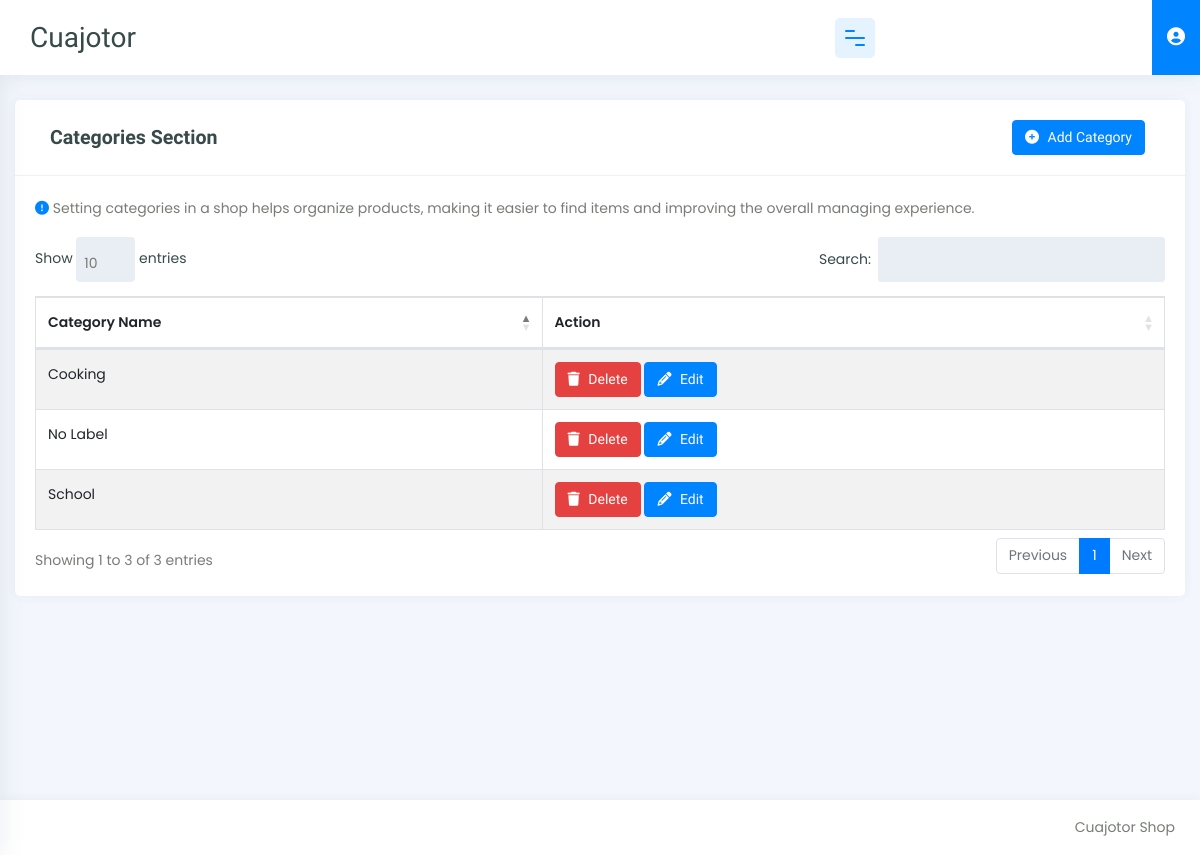
The page /category on the database its author committed.
### store/models.py (models this page shows)
class Category(models.Model):
    type = models.TextField()

### store/views.py (the view, shortened to what this page needs)
# urls.py: path('category', views.category, name='category'),
def category(request):
    categories = Category.objects.all().order_by('-id')
    context = {
        'categories': categories,
    }
    return render(request, 'category.html', context)

### store/templates/category.html (shortened to what this page needs)
{% load static %}
<!DOCTYPE html>
<html lang="en">
	<head>
		<link
			rel="stylesheet"
			href="{% static 'css/bootstrap.min.css' %}" />
		<link
			rel="stylesheet"
			href="{% static 'css/typography.css' %}" />
		<link
			rel="stylesheet"
			href="{% static 'css/style.css' %}" />
		<link
			rel="stylesheet"
			href="{% static 'css/responsive.css' %}" />
		<link
			rel="stylesheet"
			href="https://cdnjs.cloudflare.com/ajax/libs/font-awesome/6.5.2/css/all.min.css"
 />
		<link
			rel="stylesheet"
			href="https://cdn.datatables.net/1.10.21/css/dataTables.bootstrap4.min.css" />
	</head>
	<body>
		<div class="wrapper">
			{% include 'includes/sidebar.html' %}
			<div
				id="content-page"
				class="content-page">
				<div class="container-fluid">
					<div class="row">
						<div class="col-sm-12">
							<div class="iq-card">
								<div class="iq-card-header d-flex justify-content-between">
									<div class="iq-header-title col">
										<h4 class="card-title">Categories Section</h4>
									</div>
									<div class="iq-card-body">
										<button
											type="button"
											class="btn btn-primary"
											data-toggle="modal"
											data-target=".bd-example-modal-lg">
											<i
												class="fa fa-plus-circle"
												aria-hidden="true"></i>
											Add Category
										</button>
									</div>
								</div>
								<div class="iq-card-body">
									<p>
										<i
											class="fa fa-exclamation-circle text-primary"
											aria-hidden="true"></i>
										Setting categories in a shop helps organize products, making it easier to find items and improving
										the overall managing experience.
									</p>
									<div class="table-responsive">
										<table
											id="products"
											class="table table-striped table-bordered"
											style="width: 100%">
											<thead>
												<tr>
													<th>Category Name</th>
													<th>Action</th>
												</tr>
											</thead>
											<tbody>
												{% for list in categories %}
												<tr>
													<td>{{list.type}}</td>
													<td>
														<a
															href="{% url 'removeCategory' list.id %}"
															class="btn btn-danger text-white"
															onclick="return confirmDelete{{list.id}}()">
															<i
																class="fa fa-trash"
																aria-hidden="true"></i>
															Delete
														</a>
														<button
															type="button"
															data-toggle="modal"
															data-target=".modal{{list.id}}"
															class="btn btn-primary text-white">
															<i
																class="fa fa-pencil"
																aria-hidden="true"></i>
															Edit
														</button>
													</td>
												</tr>
												{% endfor %}
											</tbody>
										</table>
									</div>
								</div>
							</div>
						</div>
					</div>
				</div>
			</div>
		</div>
		{% include 'includes/footer.html' %}
	</body>
</html>

### store/static/css/typography.css (style rules this page uses)
body { font-family: 'Poppins', sans-serif; font-weight: 400; font-style: normal; font-size: 14px; line-height: 1.8; padding: 0; margin: 0; color: #777D74; background: #f3f7fd; }
a, .btn { -webkit-transition: all 0.5s ease-out 0s; -moz-transition: all 0.5s ease-out 0s; -ms-transition: all 0.5s ease-out 0s; -o-transition: all 0.5s ease-out 0s; transition: all 0.5s ease-out 0s; }
a, button, input, btn { outline: medium none !important; }
h1, h2, h3, h4, h5, h6 { font-family: 'Questrial', sans-serif; font-weight: 600; margin: 0px; line-height: 1.5; color: #374948; }
h4 { font-size: 1.400em; }
th { font-weight: 600; }
.text-primary { color: #0084ff !important; }
.text-white { color: #ffffff !important; }
.iq-card { background: #ffffff; -webkit-border-radius: 5px; -moz-border-radius: 5px; border-radius: 5px; margin-bottom: 30px; border: none; -webkit-box-shadow: 0px 0px 12px 0px rgba(55, 73, 72, 0.06); -moz-box-shadow: 0px 0px 12px 0px rgba(55, 73, 72, 0.06); box-shadow: 0px 0px 12px 0px rgba(55, 73, 72, 0.06); }
.iq-card-body { padding: 20px; }
.iq-card .iq-card-header { padding: 0 20px; min-height: 60px; border-bottom: 1px solid #f2edff; -ms-flex-align: center !important; align-items: center !important; }
.iq-card .iq-card-header .iq-header-title { display: inline-block; align-self: center !important; }
.iq-card .iq-card-header .iq-header-title .card-title { margin-bottom: 0; }
.btn { font-size: 14px; font-family: 'Questrial', sans-serif; }
.btn i { margin-right: 5px; }
.btn-primary { background: #0084ff; border-color: #0084ff; }
.btn-danger { background-color: #e64141; border-color: #e64141; }

### store/static/css/responsive.css (style rules this page uses)
@media (max-width:1299px) { .content-page, body.sidebar-main .content-page { margin-left: 0; padding: 100px 0 0; } }

### rows shown on the page
Category: type "Cooking"
Category: type "No Label"
Category: type "School"
